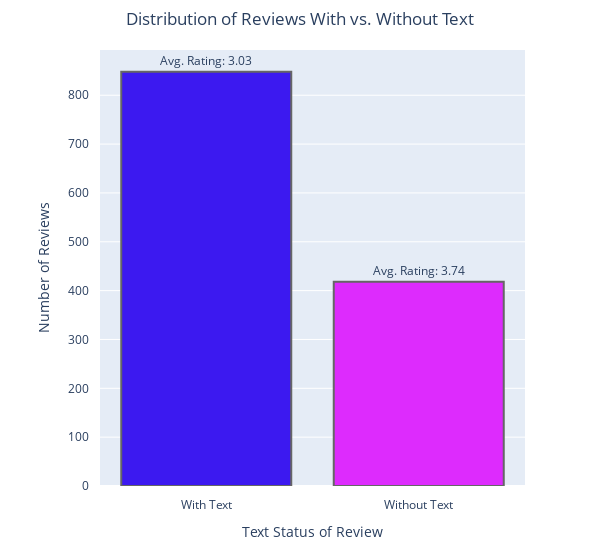

Notebook cell for this chart:
### Code cell
# plotly version of fig 4.

has_text = combined_reviews_df['review_text'].notna() & (combined_reviews_df['review_text'].str.strip() != '') # filtering mask

text_stats = {
    'With Text': {
        'count': has_text.sum(),
        'avg_rating': combined_reviews_df[has_text]['rating'].mean()
    },
    'Without Text': {
        'count': (~has_text).sum(),
        'avg_rating': combined_reviews_df[~has_text]['rating'].mean()
    }
}

figure_no4 = go.Figure(go.Bar(
        x=list(text_stats.keys()),
        y=[text_stats[k]['count'] for k in text_stats.keys()],
        text=[f"Avg. Rating: {text_stats[k]['avg_rating']:.2f}" for k in text_stats.keys()],
        textposition='outside',
        marker=dict(color=['#3c19f0', '#dd2bfd']),
        marker_line=dict(color='rgb(102,102,102)', width=2),
        hovertemplate='Count: %{y}<extra></extra>'
    )
)

figure_no4.update_layout(
    title={'text': 'Distribution of Reviews With vs. Without Text', 'x': 0.5},
    xaxis=dict(title='Text Status of Review', ticklabelstandoff=10),
    yaxis=dict(title='Number of Reviews', ticklabelstandoff=10),
    width=600, height=550,
    margin=dict(t=50, b=50, l=100, r=75)
)

figure_no4.show()

### Figure 1 — Plotly figure (JSON) as saved in the notebook; plotly's stock layout.template omitted (floating-point values rounded to 4 significant figures)
{"data": [{"hovertemplate": "Count: %{y}<extra></extra>", "marker": {"color": ["#3c19f0", "#dd2bfd"], "line": {"color": "rgb(102,102,102)", "width": 2}}, "text": ["Avg. Rating: 3.03", "Avg. Rating: 3.74"], "textposition": "outside", "type": "bar", "x": ["With Text", "Without Text"], "y": [848, 418]}], "layout": {"height": 550, "margin": {"b": 50, "l": 100, "r": 75, "t": 50}, "title": {"text": "Distribution of Reviews With vs. Without Text", "x": 0.5}, "width": 600, "xaxis": {"ticklabelstandoff": 10, "title": {"text": "Text Status of Review"}}, "yaxis": {"ticklabelstandoff": 10, "title": {"text": "Number of Reviews"}}}}
